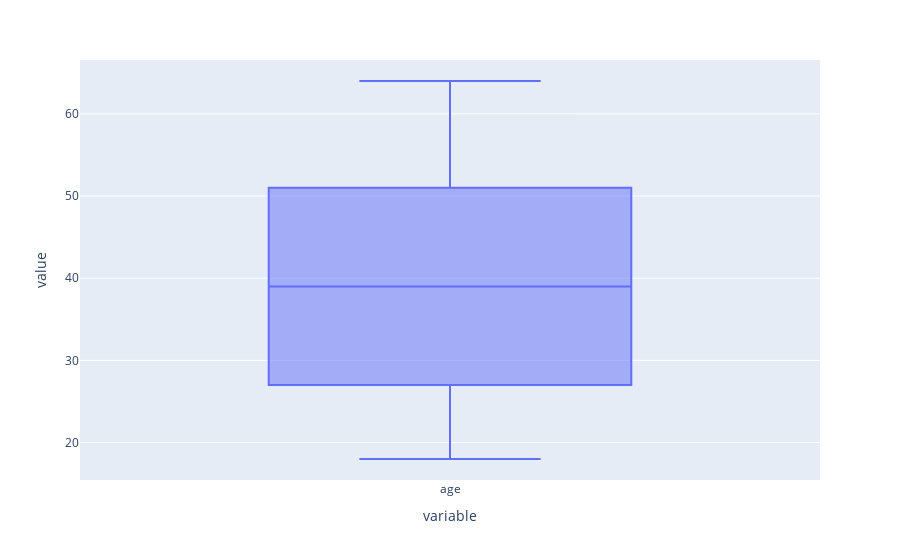

Notebook code for this chart:
### Markdown cell above
> - We find that the age distribution here starts from 20 to 60

### Code cell
px.box(data['age'])

### Figure 1 — Plotly figure (JSON) as saved in the notebook; plotly's stock layout.template omitted (floating-point values rounded to 4 significant figures; data arrays with more than 128 entries replaced by an {"elided": "..."} marker saying what was removed)
{"data": [{"alignmentgroup": "True", "hovertemplate": "variable=%{x}<br>value=%{y}<extra></extra>", "legendgroup": "", "marker": {"color": "#636efa"}, "name": "", "notched": false, "offsetgroup": "", "orientation": "v", "showlegend": false, "type": "box", "x": {"elided": "1338 str values"}, "x0": " ", "xaxis": "x", "y": {"elided": "1338 int values"}, "y0": " ", "yaxis": "y"}], "layout": {"boxmode": "group", "legend": {"tracegroupgap": 0}, "margin": {"t": 60}, "xaxis": {"anchor": "y", "domain": [0, 1], "title": {"text": "variable"}}, "yaxis": {"anchor": "x", "domain": [0, 1], "title": {"text": "value"}}}}
